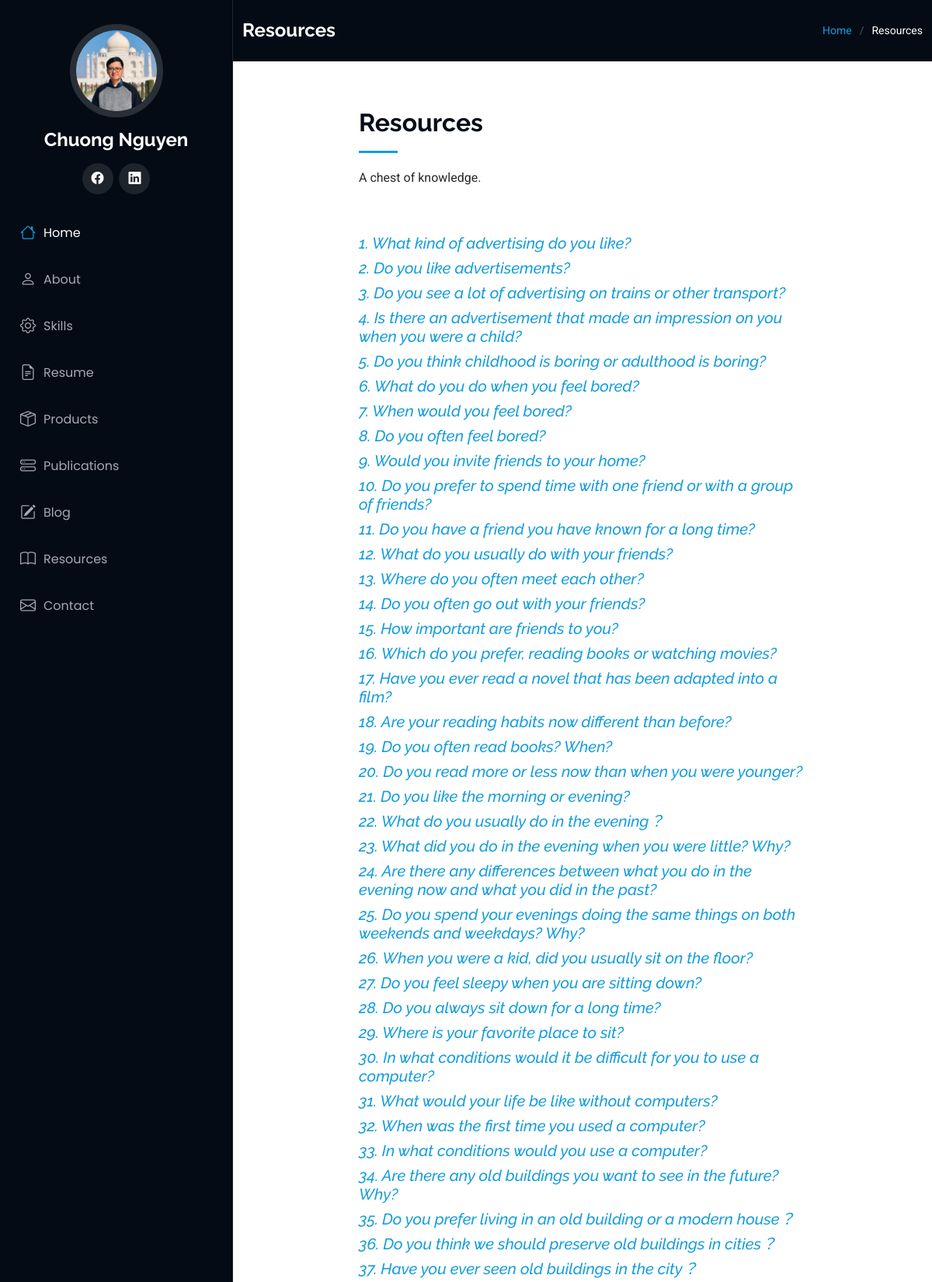
Page /resources (upper part) on the committed database.
### main.py (models this page shows)
class SpeakingEnglish(db.Model):
    __tablename__ = "speaking"
    id: Mapped[int] = mapped_column(Integer, primary_key=True)
    topic: Mapped[str] = mapped_column(String(300), nullable=False)
    solution: Mapped[str] = mapped_column(Text, nullable=False)

### main.py (the view)
@app.route('/resources', methods=['GET', 'POST'])
def resources():
    topic_data = db.session.execute(db.select(SpeakingEnglish)).scalars()
    generate_data = GenerateButton()
    if generate_data.validate_on_submit():
        topics_bank = web_scrapping()
        with open('static/assets/files/speaking-part-one.csv', 'a', newline='') as data_file:
            writer = csv.writer(data_file)
            writer.writerow(topics_bank)
        return redirect(url_for('write_to_csv'))
    return render_template('resources.html', generate_button=generate_data, topics=topic_data, current_user=current_user)

### templates/resources.html (shortened to what this page needs)
{% from 'bootstrap5/form.html' import render_form %}
{% extends 'base.html' %}
  {% block content %}
  <main class="main">
    <div class="page-title dark-background">
      <div class="container d-lg-flex justify-content-between align-items-center">
        <h1 class="mb-2 mb-lg-0">Resources</h1>
        <nav class="breadcrumbs">
          <ol>
            <li><a href="{{url_for('home')}}">Home</a></li>
            <li class="current">Resources</li>
          </ol>
        </nav>
      </div>
    </div>
    <section id="starter-section" class="starter-section section">
      <div class="container section-title" data-aos="fade-up">
        <div class="row">
          <div class="col-lg-8 mx-auto">
            <h2>Resources</h2>
            <p>A chest of knowledge.</p>
          </div>
        </div>
      </div>
      {% for topic in topics:%}
      <div class="container" data-aos="fade-up">
        <div class="row">
          <div class="col-lg-8 mx-auto rounded text-body-emphasis">
            <h5 class="display-8 fst-italic"><a href="{{url_for('resource_detail', topic_id=topic.id)}}">{{topic.id}}. {{topic.topic}}</a>
            </h5>
          </div>
        </div>
      </div>
      {% endfor %}
    </section>
  </main>
  {% endblock %}

### static/assets/css/main.css (style rules this page uses)
:root { --default-font: "Roboto", system-ui, -apple-system, "Segoe UI", Roboto, "Helvetica Neue", Arial, "Noto Sans", "Liberation Sans", sans-serif, "Apple Color Emoji", "Segoe UI Emoji", "Segoe UI Symbol", "Noto Color Emoji"; --heading-font: "Raleway", sans-serif; --nav-font: "Poppins", sans-serif; }
:root { --background-color: #ffffff; --default-color: #272829; --heading-color: #050d18; --accent-color: #149ddd; --surface-color: #ffffff; --contrast-color: #ffffff; }
:root { --nav-color: #a8a9b4; --nav-hover-color: #ffffff; --nav-mobile-background-color: #040b14; --nav-dropdown-background-color: #040b14; --nav-dropdown-color: #a8a9b4; --nav-dropdown-hover-color: #ffffff; }
.dark-background { --background-color: #040b14; --default-color: #ffffff; --heading-color: #ffffff; --surface-color: #151f2b; --contrast-color: #ffffff; }
:root { scroll-behavior: smooth; }
body { color: var(--default-color); background-color: var(--background-color); font-family: var(--default-font); }
a { color: var(--accent-color); text-decoration: none; transition: 0.3s; }
h1, h2, h3, h4, h5, h6 { color: var(--heading-color); font-family: var(--heading-font); }
@media (min-width: 1200px) { .header~main, .header~#footer { margin-left: 300px; } }
.page-title { color: var(--default-color); background-color: var(--background-color); padding: 25px 0; position: relative; }
.page-title h1 { font-size: 24px; font-weight: 700; }
.page-title .breadcrumbs ol { display: flex; flex-wrap: wrap; list-style: none; padding: 0; margin: 0; font-size: 14px; font-weight: 400; }
.page-title .breadcrumbs ol li+li { padding-left: 10px; }
.page-title .breadcrumbs ol li+li::before { content: "/"; display: inline-block; padding-right: 10px; color: color-mix(in srgb, var(--default-color), transparent 70%); }
section, .section { color: var(--default-color); background-color: var(--background-color); padding: 60px 0; overflow: clip; }
.section-title { padding-bottom: 60px; position: relative; }
.section-title h2 { font-size: 32px; font-weight: 700; margin-bottom: 20px; padding-bottom: 20px; position: relative; }
.section-title h2:after { content: ""; position: absolute; display: block; width: 50px; height: 3px; background: var(--accent-color); left: 0; bottom: 0; }
.section-title p { margin-bottom: 0; }

### rows in the picture
SpeakingEnglish: id "1", topic "What kind of advertising do you like?"
SpeakingEnglish: id "2", topic "Do you like advertisements?"
SpeakingEnglish: id "3", topic "Do you see a lot of advertising on trains or other transport?"
SpeakingEnglish: id "4", topic "Is there an advertisement that made an impression on you when you were a child?"
SpeakingEnglish: id "5", topic "Do you think childhood is boring or adulthood is boring?"
SpeakingEnglish: id "6", topic "What do you do when you feel bored?"
SpeakingEnglish: id "7", topic "When would you feel bored?"
SpeakingEnglish: id "8", topic "Do you often feel bored?"
SpeakingEnglish: id "9", topic "Would you invite friends to your home?"
SpeakingEnglish: id "10", topic "Do you prefer to spend time with one friend or with a group of friends?"
SpeakingEnglish: id "11", topic "Do you have a friend you have known for a long time?"
SpeakingEnglish: id "12", topic "What do you usually do with your friends?"
SpeakingEnglish: id "13", topic "Where do you often meet each other?"
SpeakingEnglish: id "14", topic "Do you often go out with your friends?"
SpeakingEnglish: id "15", topic "How important are friends to you?"
SpeakingEnglish: id "16", topic "Which do you prefer, reading books or watching movies?"
SpeakingEnglish: id "17", topic "Have you ever read a novel that has been adapted into a film?"
SpeakingEnglish: id "18", topic "Are your reading habits now different than before?"
SpeakingEnglish: id "19", topic "Do you often read books? When?"
SpeakingEnglish: id "20", topic "Do you read more or less now than when you were younger?"
SpeakingEnglish: id "21", topic "Do you like the morning or evening?"
SpeakingEnglish: id "22", topic "What do you usually do in the evening？"
SpeakingEnglish: id "23", topic "What did you do in the evening when you were little? Why?"
SpeakingEnglish: id "24", topic "Are there any differences between what you do in the evening now and what you did in the past?"
SpeakingEnglish: id "25", topic "Do you spend your evenings doing the same things on both weekends and weekdays? Why?"
SpeakingEnglish: id "26", topic "When you were a kid, did you usually sit on the floor?"
SpeakingEnglish: id "27", topic "Do you feel sleepy when you are sitting down?"
SpeakingEnglish: id "28", topic "Do you always sit down for a long time?"
SpeakingEnglish: id "29", topic "Where is your favorite place to sit?"
SpeakingEnglish: id "30", topic "In what conditions would it be difficult for you to use a computer?"
SpeakingEnglish: id "31", topic "What would your life be like without computers?"
SpeakingEnglish: id "32", topic "When was the first time you used a computer?"
SpeakingEnglish: id "33", topic "In what conditions would you use a computer?"
SpeakingEnglish: id "34", topic "Are there any old buildings you want to see in the future? Why?"
SpeakingEnglish: id "35", topic "Do you prefer living in an old building or a modern house？"
SpeakingEnglish: id "36", topic "Do you think we should preserve old buildings in cities？"
SpeakingEnglish: id "37", topic "Have you ever seen old buildings in the city？"
